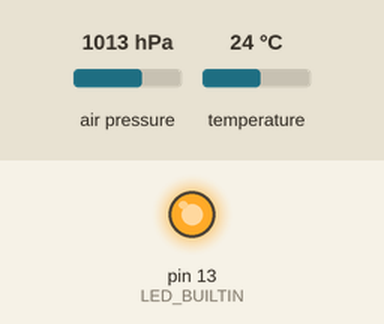
Simulated run of this sketch. Board: Arduino Uno, built with avr-gcc and run on an emulated ATmega328P. Parts: output pins drawn as LEDs (lit = HIGH). The inputs (shaded band) are chosen by the test bench; at power-on: air pressure 1013 hPa, temperature 24 °C. What the sketch prints to the serial monitor is not drawn.

Above: at 0.1 s.
At 60.1 s:
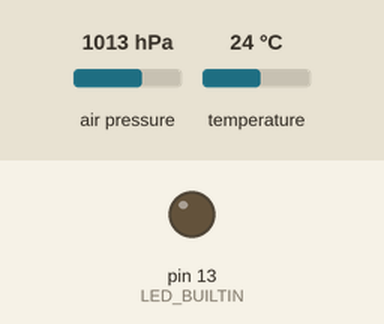
Timing chart, 0 to 61.6 s (numbered marks = the images above):
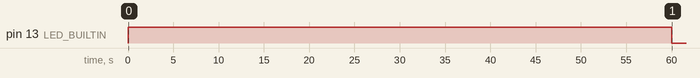

Measured:
- by itself, pin 13 (LED_BUILTIN): LOW → HIGH at 0.01 s, → LOW 60.0 s later

The sketch:

BrowniProject_BMP280_MQ7_MQ135.ino
```cpp
#include <Adafruit_BMP280.h>
int R0 = 6692;
int R2 = 1000;
int sensorPin = A0;

float PPMCO2;
float PPMCO;
float RS;
float MQ7CO;

Adafruit_BMP280 bmp; // I2C Interface
float tempC;
float pressure;
float altitude;

 void setup() {
  // initialize the serial port
  Serial.begin(115200);
  if (!bmp.begin()) {
       while (1);
  }
  /* Default settings from datasheet. */
  bmp.setSampling(Adafruit_BMP280::MODE_NORMAL,     /* Operating Mode. */
                  Adafruit_BMP280::SAMPLING_X2,     /* Temp. oversampling */
                  Adafruit_BMP280::SAMPLING_X16,    /* Pressure oversampling */
                  Adafruit_BMP280::FILTER_X16,      /* Filtering. */
                  Adafruit_BMP280::STANDBY_MS_500); /* Standby time. */

 }

 void loop() {
  tempC = bmp.readTemperature();
  pressure = bmp.readPressure()/100;
  altitude = bmp.readAltitude(975.7); //The "975.7" is the pressure(hPa) at sea level in your region
  int sensorValue135 = analogRead(A2);
  float volts = sensorValue135 * 5;
  volts = volts / 1023;
  RS = R2 * (1-volts);
  RS = RS/volts;

  PPMCO2 = 470.627063 - 330.033*(RS/R0);
  PPMCO = 155.1505 - 129.2524*(RS/R0);

  Serial.print(tempC);
  Serial.print(",");
  Serial.print(altitude);//you can change altitude to pressure
  Serial.print(",");
  Serial.print(PPMCO2);
  Serial.print(",");

  analogWrite(LED_BUILTIN, 255);  // turn the heater fully on
  delay(60000);
   // now reduce the heating power
  analogWrite(LED_BUILTIN, 72);  // turn the heater to approx 1,4V
  delay(90000);

  digitalWrite(LED_BUILTIN, HIGH);
  delay (50);
  MQ7CO = analogRead(sensorPin);

  Serial.println(MQ7CO);
  //delay(3000);
 }
```
